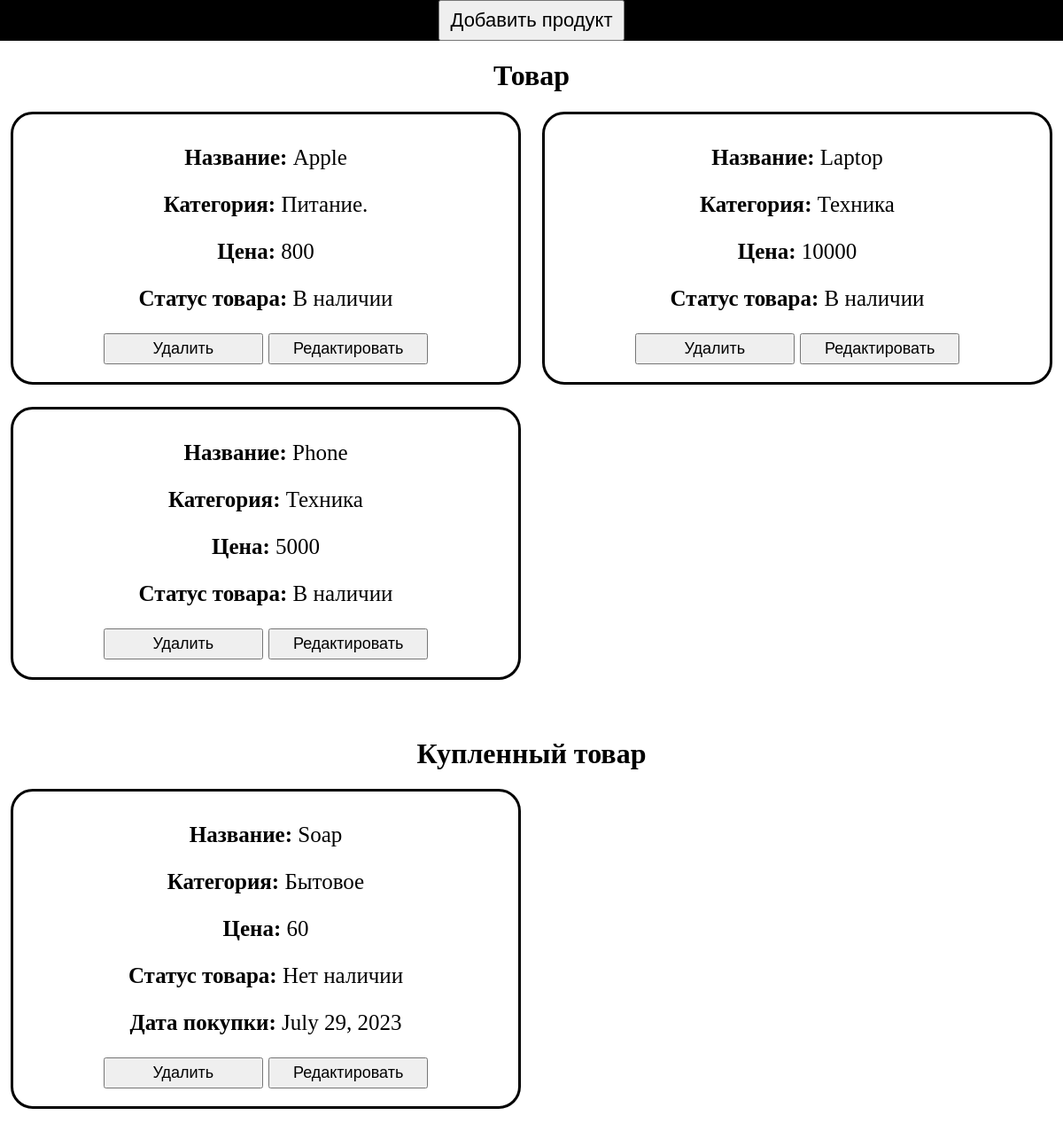
The app's page /admin_page/ with its own data.
### shop_admin_app/models.py (models this page shows, shortened)
class Product(models.Model):
    name = models.CharField(max_length=80)
    CATEGORY = [
        ('Техника', 'Техника'),
        ('Бытовое', 'Бытовое'),
        ('Питание.', 'Питание')
    ]
    category = models.CharField(max_length=50, choices=CATEGORY)
    price = models.PositiveIntegerField()
    STATUS = [
        ('В наличии', 'В наличии'),
        ('Нет наличии', 'Нет наличии'),
    ]
    purchase_status = models.CharField(max_length=20, choices=STATUS)
    purchase_date = models.DateField(auto_now=True)
    def get_absolut_url(self):
        return f"product_info/{self.pk}"

### shop_admin_app/views.py (the view)
# urls.py: path('', main_page, name='home'),
def main_page(request):
    context = {'products': Product.objects.all()}
    return render(request, 'mainPageAdmin.html', context)

### templates/mainPageAdmin.html (shortened to what this page needs)
<!DOCTYPE html>
<html lang="en">
<head>
</head>
<body>
    <div class="header">
        <a href="{% url 'admin_app:add_products' %}"><button type="button" class="btn0">Добавить продукт</button></a>
    </div>
    <h1>Товар</h1>
    <div class="main">
        {% for product in products %}
        {% if product.purchase_status == 'В наличии' %}
        <div class="block">
            <p><b>Название:</b> {{ product.name }}</p>
            <p><b>Категория:</b> {{ product.category }}</p>
            <p><b>Цена:</b> {{ product.price }}</p>
            <p><b>Статус товара:</b> {{ product.purchase_status }}</p>
            <a href="{% url 'admin_app:delete' product.id %}"><button type="button" class="btn1">Удалить</button></a>
            <a href="{{ product.get_absolut_url }}"><button type="button" class="btn1">Редактировать</button></a>
        </div>
        {% endif%}
        {% endfor %}
    </div>
    <h1 style="margin-top: 40px;">Купленный товар</h1>
    <div class="main">
        {% for product in products %}
        {% if product.purchase_status == 'Нет наличии' %}
        <div class="block">
            <p><b>Название:</b> {{ product.name }}</p>
            <p><b>Категория:</b> {{ product.category }}</p>
            <p><b>Цена:</b> {{ product.price }}</p>
            <p><b>Статус товара:</b> {{ product.purchase_status }}</p>
            <p><b>Дата покупки:</b> {{ product.purchase_date }}</p>
            <a href="{% url 'admin_app:delete' product.id %}"><button type="submit" class="btn1">Удалить</button></a>
            <a href="{{ product.get_absolut_url }}"><button type="button" class="btn1">Редактировать</button></a>
        </div>
        {% endif%}
        {% endfor %}
    </div>
</body>
</html>

### templates/mainPageAdmin.html (style rules this page uses)
body { margin: 0; text-align: center; }
.header { display: grid; grid-template-columns: repeat(1, 1fr); justify-content: center; background-color: rgb(0, 0, 0); }
.btn0 { width: 210px; margin: auto; padding: 8px; font-size: 22px; }
.main { display: grid; grid-template-columns: repeat(2, 1fr); justify-content: center; }
.block { font-size: 25px; width: 550px; margin: auto; margin-bottom: 25px; border: 3px solid; border-radius: 25px; padding: 10px; }
.btn1 { font-size: 18px; width: 180px; padding: 5px; margin-bottom: 10px; }

### records on screen
Product: name "Apple", category "Питание.", price "800", purchase_status "В наличии"
Product: name "Laptop", category "Техника", price "10000", purchase_status "В наличии"
Product: name "Phone", category "Техника", price "5000", purchase_status "В наличии"
Product: name "Soap", category "Бытовое", price "60", purchase_status "Нет наличии", purchase_date "July 29, 2023"
